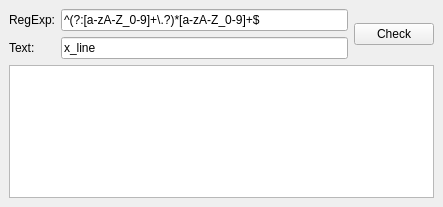
<?xml version="1.0" encoding="UTF-8"?>
<ui version="4.0">
 <class>MainWindow</class>
 <widget class="QMainWindow" name="MainWindow">
  <property name="geometry">
   <rect>
    <x>0</x>
    <y>0</y>
    <width>443</width>
    <height>207</height>
   </rect>
  </property>
  <property name="windowTitle">
   <string>MainWindow</string>
  </property>
  <widget class="QWidget" name="centralwidget">
   <layout class="QGridLayout" name="gridLayout">
    <item row="0" column="0">
     <layout class="QHBoxLayout" name="horizontalLayout">
      <item>
       <layout class="QVBoxLayout" name="verticalLayout">
        <item>
         <widget class="QLabel" name="labelRegExp">
          <property name="text">
           <string>RegExp:</string>
          </property>
         </widget>
        </item>
        <item>
         <widget class="QLabel" name="labelText">
          <property name="text">
           <string>Text:</string>
          </property>
         </widget>
        </item>
       </layout>
      </item>
      <item>
       <layout class="QVBoxLayout" name="verticalLayout_2">
        <item>
         <widget class="QLineEdit" name="lineEditRegExp">
          <property name="text">
           <string>^(?:[a-zA-Z_0-9]+\.?)*[a-zA-Z_0-9]+$</string>
          </property>
         </widget>
        </item>
        <item>
         <widget class="QLineEdit" name="lineEditValue">
          <property name="text">
           <string>x_line</string>
          </property>
         </widget>
        </item>
       </layout>
      </item>
      <item>
       <layout class="QVBoxLayout" name="verticalLayout_3">
        <item>
         <widget class="QPushButton" name="pushBtnCheck">
          <property name="text">
           <string>Check</string>
          </property>
         </widget>
        </item>
       </layout>
      </item>
     </layout>
    </item>
    <item row="1" column="0">
     <widget class="QPlainTextEdit" name="plainTextEditLog"/>
    </item>
   </layout>
  </widget>
 </widget>
 <resources/>
 <connections/>
</ui>
